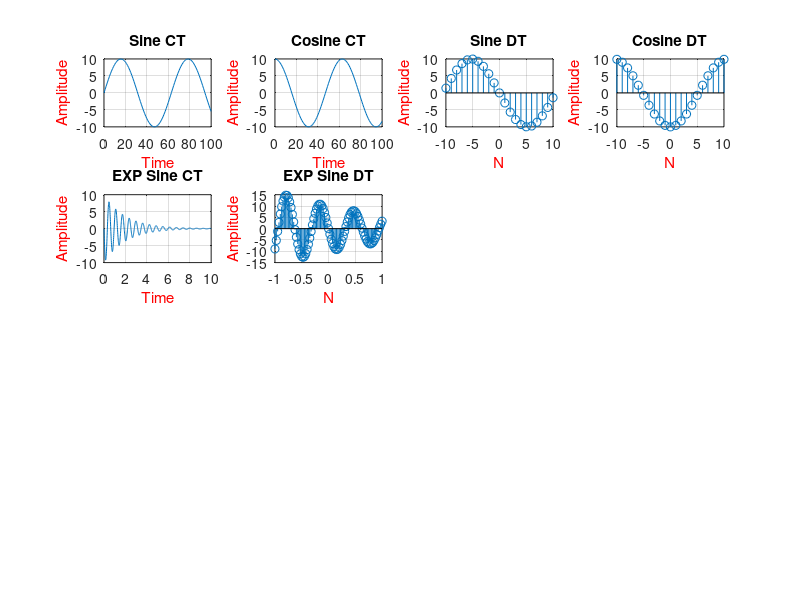

MATLAB code for this plot:
%----------Sine CT------
A=10;
t=0:100;
omega=0.1;
x=A*sin(omega.*t);
subplot(4,4,1);
plot(t,x);
xlabel('Time','color','r');
ylabel('Amplitude','color','r');
title('Sine CT');
grid on;
%----------Cosine CT------
A=10;
t=0:100;
omega=0.1;
x=A*cos(omega.*t);
subplot(4,4,2);
plot(t,x);
xlabel('Time','color','r');
ylabel('Amplitude','color','r');
title('Cosine CT');
grid on;
%----------Sine DT------
A=10;
n=-10:10;
omega=0.3;
x=A*sin(omega.*n+pi);
subplot(4,4,3);
stem(n,x);
xlabel('N','color','r');
ylabel('Amplitude','color','r');
title('Sine DT');
grid on;
%----------Cosine DT------
A=10;
n=-10:10;
omega=0.3;
x=A*cos(omega.*n+pi);
subplot(4,4,4);
stem(n,x);
xlabel('N','color','r');
ylabel('Amplitude','color','r');
title('Cosine DT');
grid on;
%----------Exp Sine CT------
A=10;
t=0:0.01:10;
omega=10;
a=0.50;
x=A.*exp(-a.*t).*sin(omega.*t+pi);
subplot(4,4,5);
plot(t,x);
xlabel('Time','color','r');
ylabel('Amplitude','color','r');
title('EXP Sine CT');
grid on;
%----------Exp Sine DT------
A=10;
n=-1:0.025:1;
omega=10;
a=0.50;
x=A.*exp(-a.*n).*sin(omega.*n+pi);
subplot(4,4,6);
stem(n,x);
xlabel('N','color','r');
ylabel('Amplitude','color','r');
title('EXP Sine DT');
grid on;